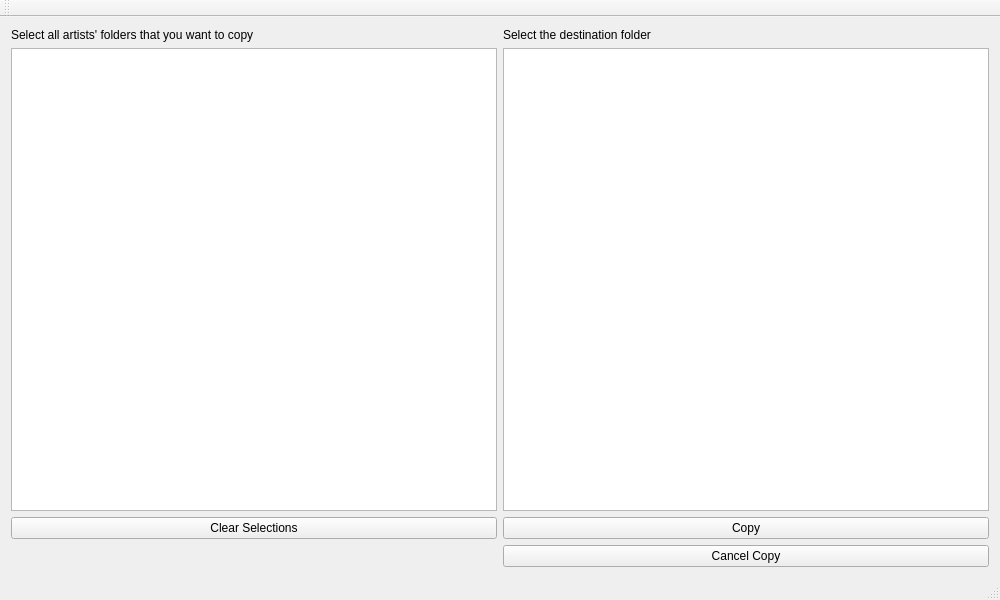
<?xml version="1.0" encoding="UTF-8"?>
<ui version="4.0">
 <class>MainWindow</class>
 <widget class="QMainWindow" name="MainWindow">
  <property name="geometry">
   <rect>
    <x>0</x>
    <y>0</y>
    <width>1000</width>
    <height>600</height>
   </rect>
  </property>
  <property name="windowTitle">
   <string>MP3 Copier</string>
  </property>
  <widget class="QWidget" name="centralWidget">
   <layout class="QGridLayout" name="gridLayout">
    <item row="1" column="0">
     <widget class="QTreeView" name="treeView"/>
    </item>
    <item row="1" column="1">
     <widget class="QTreeView" name="treeView_2"/>
    </item>
    <item row="4" column="0">
     <widget class="QPushButton" name="pushButton_2">
      <property name="text">
       <string>Clear Selections</string>
      </property>
     </widget>
    </item>
    <item row="5" column="0">
     <widget class="QLabel" name="label">
      <property name="text">
       <string/>
      </property>
     </widget>
    </item>
    <item row="4" column="1">
     <widget class="QPushButton" name="pushButton">
      <property name="text">
       <string>Copy</string>
      </property>
     </widget>
    </item>
    <item row="5" column="1">
     <widget class="QPushButton" name="pushButton_3">
      <property name="text">
       <string>Cancel Copy</string>
      </property>
     </widget>
    </item>
    <item row="0" column="0">
     <widget class="QLabel" name="label_2">
      <property name="text">
       <string>Select all artists' folders that you want to copy</string>
      </property>
     </widget>
    </item>
    <item row="0" column="1">
     <widget class="QLabel" name="label_3">
      <property name="text">
       <string>Select the destination folder</string>
      </property>
     </widget>
    </item>
   </layout>
  </widget>
  <widget class="QMenuBar" name="menuBar">
   <property name="geometry">
    <rect>
     <x>0</x>
     <y>0</y>
     <width>1000</width>
     <height>22</height>
    </rect>
   </property>
  </widget>
  <widget class="QToolBar" name="mainToolBar">
   <attribute name="toolBarArea">
    <enum>TopToolBarArea</enum>
   </attribute>
   <attribute name="toolBarBreak">
    <bool>false</bool>
   </attribute>
  </widget>
  <widget class="QStatusBar" name="statusBar"/>
 </widget>
 <layoutdefault spacing="6" margin="11"/>
 <resources/>
 <connections/>
</ui>
